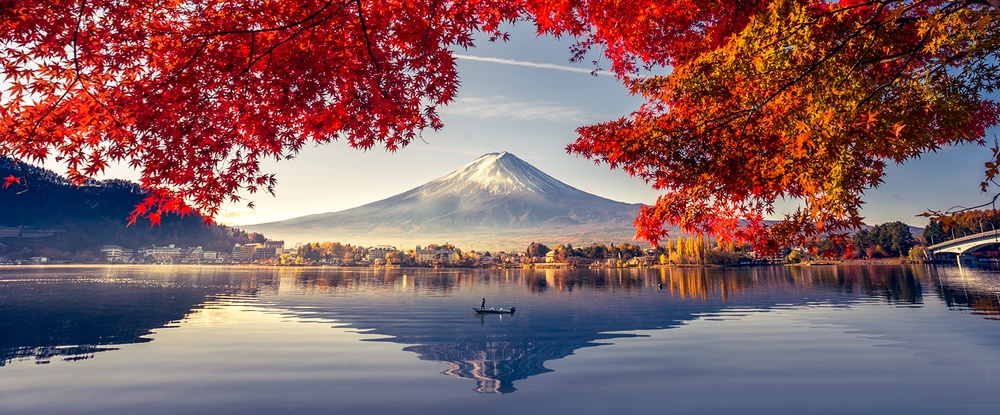
#> input picture unidad-2/images/1.jpeg, 1000 x 415 px, shrunk from 1601 x 664 before the run
$ jupyter execute 09-histogramas.ipynb
#> lines starting #> are read from the running program, lines starting #| are printed output that depends on the picture
# Histogramas

### Ecualizacion de histograma

[cell 1]
import cv2
import numpy as np
import matplotlib.pyplot as plt

imagenColor = cv2.imread('./images/1.jpeg', 0)
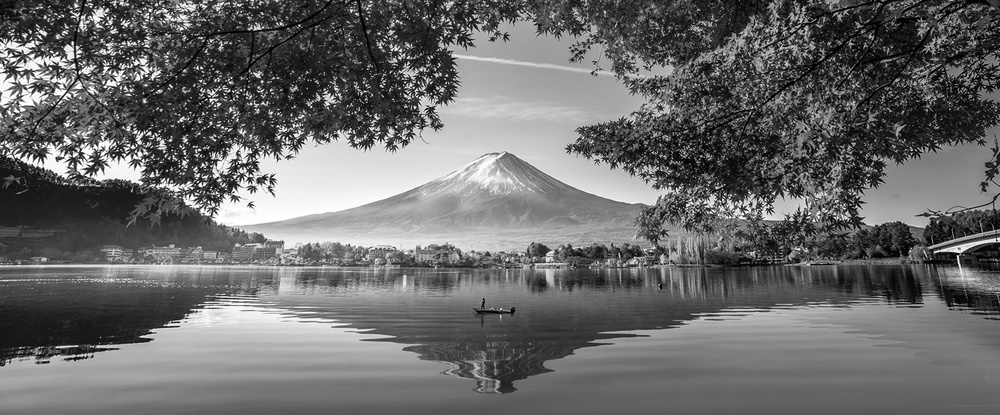
#> imagenColor: shape (415, 1000); min 0, max 255, mean 106.4

histograma, calc = np.histogram(imagenColor.flatten(), 256, [0, 256])
#> histograma = 256 values, max 3493 at index 99, min 331 at index 1, mean 1621.1; calc = 257 values from 0 to 256
distAcumulada = histograma.cumsum()
#> distAcumulada = 256 values from 593 to 415000
distAcumladaNormalizada = distAcumulada * histograma.max() / distAcumulada.max()
#> distAcumladaNormalizada = 256 values from 4.99 to 3493

ecualizado = cv2.equalizeHist(imagenColor)
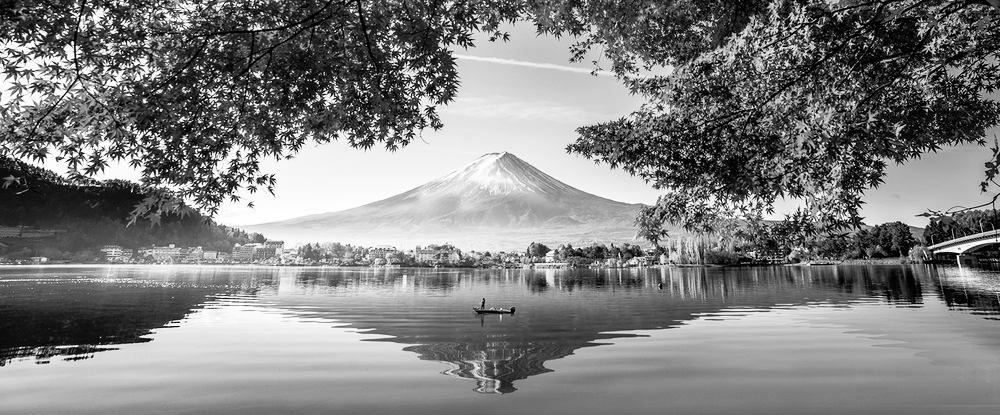
#> ecualizado: shape (415, 1000); min 0, max 255, mean 127.9
histogramaEcualizado, _ = np.histogram(ecualizado.flatten(), 256, [0, 256])
#> histogramaEcualizado = 256 values, max 3493 at index 125, min 0 at index 15, mean 1621.1

plt.figure(figsize=(15, 7))

plt.subplot(2, 2, 1)
plt.title('Imagen original')
plt.imshow(imagenColor, cmap='gray')
plt.axis('off')

plt.subplot(2, 2, 2)
plt.title('Histograma original')
plt.plot(distAcumulada, color='b')
plt.hist(imagenColor.flatten(), 256, [0, 256], color='r', alpha=0.5)
plt.xlim([0, 256])
plt.legend(['Distribucion', 'histograma'], loc='upper left')

plt.subplot(2, 2, 3)
plt.title('Imagen ecualizada')
plt.imshow(ecualizado, cmap='gray')
plt.axis('off')

plt.subplot(2, 2, 4)
plt.title('Histograma ecualizado')
plt.plot(histogramaEcualizado, color='b')
plt.xlim([0, 256])

plt.tight_layout()
plt.show()
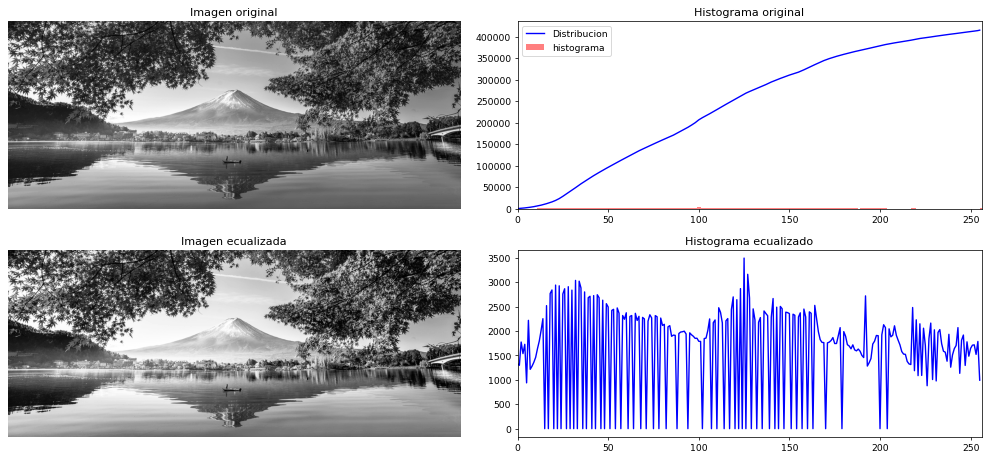
#> figure drawn by matplotlib, 4 panels; panel 2: tallest bar 3493 high, from x = 99 to 100; panel 2: curve peaks at x = 255, y = 415000; panel 4: curve peaks at x = 125, y = 3493

[cell 2]
import cv2
import numpy as np
import matplotlib.pyplot as plt

imagenColor = cv2.imread('./images/1.jpeg')
#> imagenColor is the input picture: shape (415, 1000, 3); mean B, G, R 99.3, 95.4, 131.4
imagenGris = cv2.imread('./images/1.jpeg', 0)

ecualizada = cv2.equalizeHist(imagenGris)
ecu_color = cv2.merge([cv2.equalizeHist(imagenColor[:, :, 0]), cv2.equalizeHist(imagenColor[:, :, 1]), cv2.equalizeHist(imagenColor[:, :, 2])])
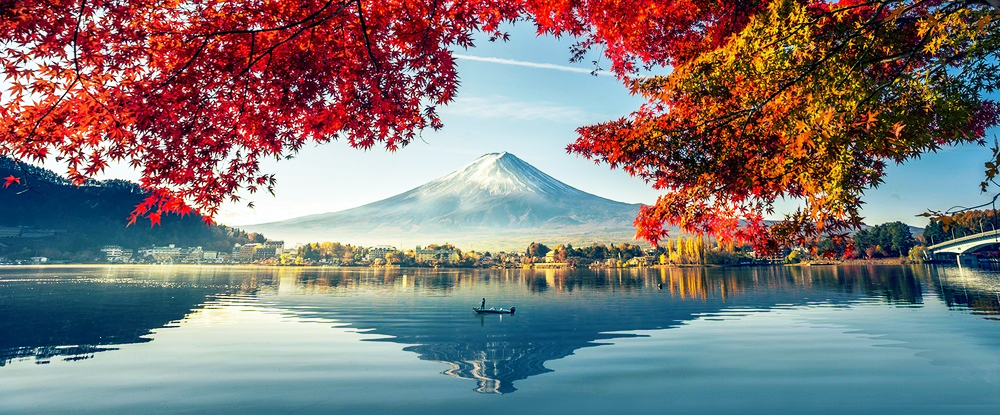
#> ecu_color: shape (415, 1000, 3); mean B, G, R 119.4, 119.2, 127.1

plt.imshow(ecualizada, cmap='gray')
plt.show()

plt.imshow(cv2.cvtColor(ecu_color, cv2.COLOR_BGR2RGB))
plt.show()

[cell 3]
import cv2
import numpy as np
import matplotlib.pyplot as plt

image = cv2.imread('./images/1.jpeg', 0)
clip = 2.0
tiles = 8

clahe = cv2.createCLAHE(clipLimit=clip, tileGridSize=(tiles, tiles))
clahe_image = clahe.apply(image)
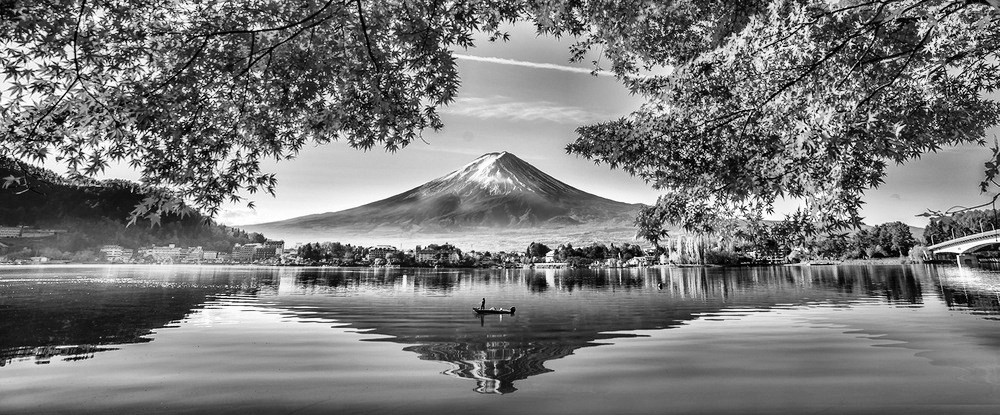
#> clahe_image: shape (415, 1000); min 0, max 255, mean 121.4

plt.imshow(image, cmap='gray')
plt.show()
plt.imshow(ecualizada, cmap='gray')
plt.show()

[cell 4]
import cv2
import numpy as np
import matplotlib.pyplot as plt

image = cv2.imread('./images/1.jpeg', 0)

transformada = np.fft.fft2(image) # Se aplica transformada e inversa de forier
desplazar = np.fft.fftshift(transformada) # Se separa el espectro
magnitud_espectro = np.log(1 + np.abs(desplazar))
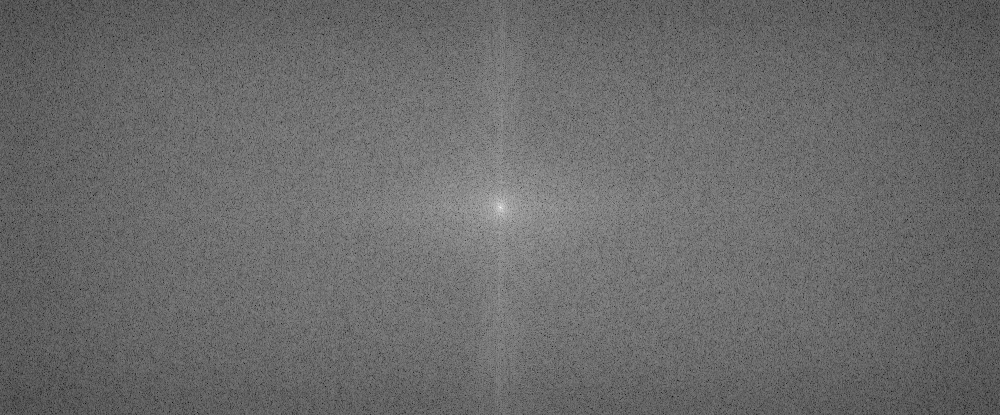
#> magnitud_espectro: shape (415, 1000) float64; min 3.31, max 17.6, mean 9.29; drawn with min black and max white

plt.imshow(image, cmap='gray')
plt.show()

plt.imshow(magnitud_espectro, cmap='gray')
plt.show()

# Rotar imagen

[cell 5]
import cv2
import numpy as np
import matplotlib.pyplot as plt
import imutils

image = cv2.imread('./images/1.jpeg')

plt.imshow(cv2.cvtColor(image, cv2.COLOR_BGR2RGB))
plt.show()

angulo = 45
rotar = imutils.rotate(image, angulo)
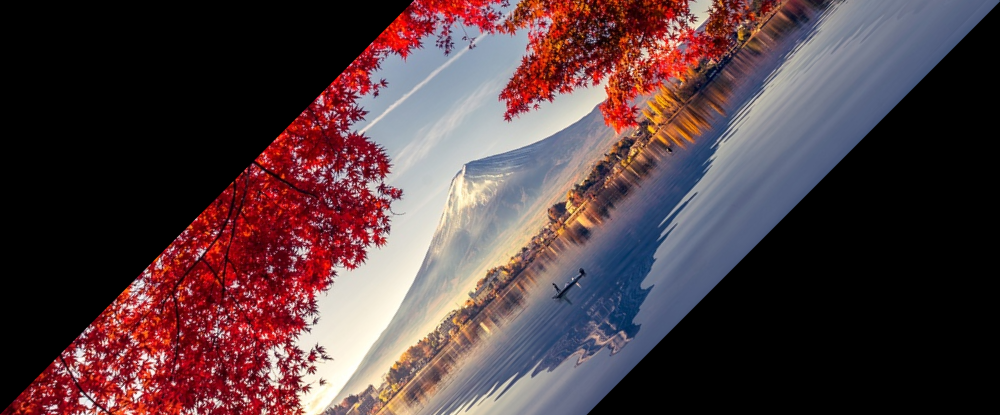
#> rotar: shape (415, 1000, 3); mean B, G, R 64.4, 60.6, 83

plt.imshow(rotar)
plt.show()

$ run again, with unidad-2/images/imagen_cortada.jpeg copied over unidad-2/images/1.jpeg
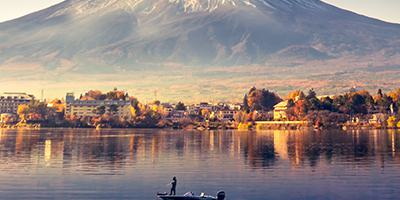
#> input picture unidad-2/images/imagen_cortada.jpeg, 400 x 200 px
#> histograma = 256 values, max 929 at index 121, min 6 at index 7, mean 312.5; calc = 257 values from 0 to 256
#> distAcumulada = 256 values from 40 to 80000
#> distAcumladaNormalizada = 256 values from 0.465 to 929
#> `ecualizado = cv2.equalizeHist(imagenColor)`:
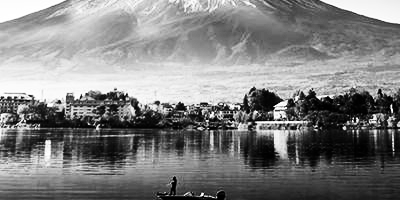
#> ecualizado: shape (200, 400); min 0, max 255, mean 128.2
#> histogramaEcualizado = 256 values, max 929 at index 97, min 0 at index 33, mean 312.5
#> imagenColor is the input picture: shape (200, 400, 3); mean B, G, R 127.7, 131.6, 147.4
#> `rotar = imutils.rotate(image, angulo)`:
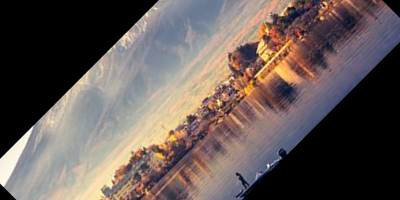
#> rotar: shape (200, 400, 3); mean B, G, R 86.5, 90.1, 101.6
